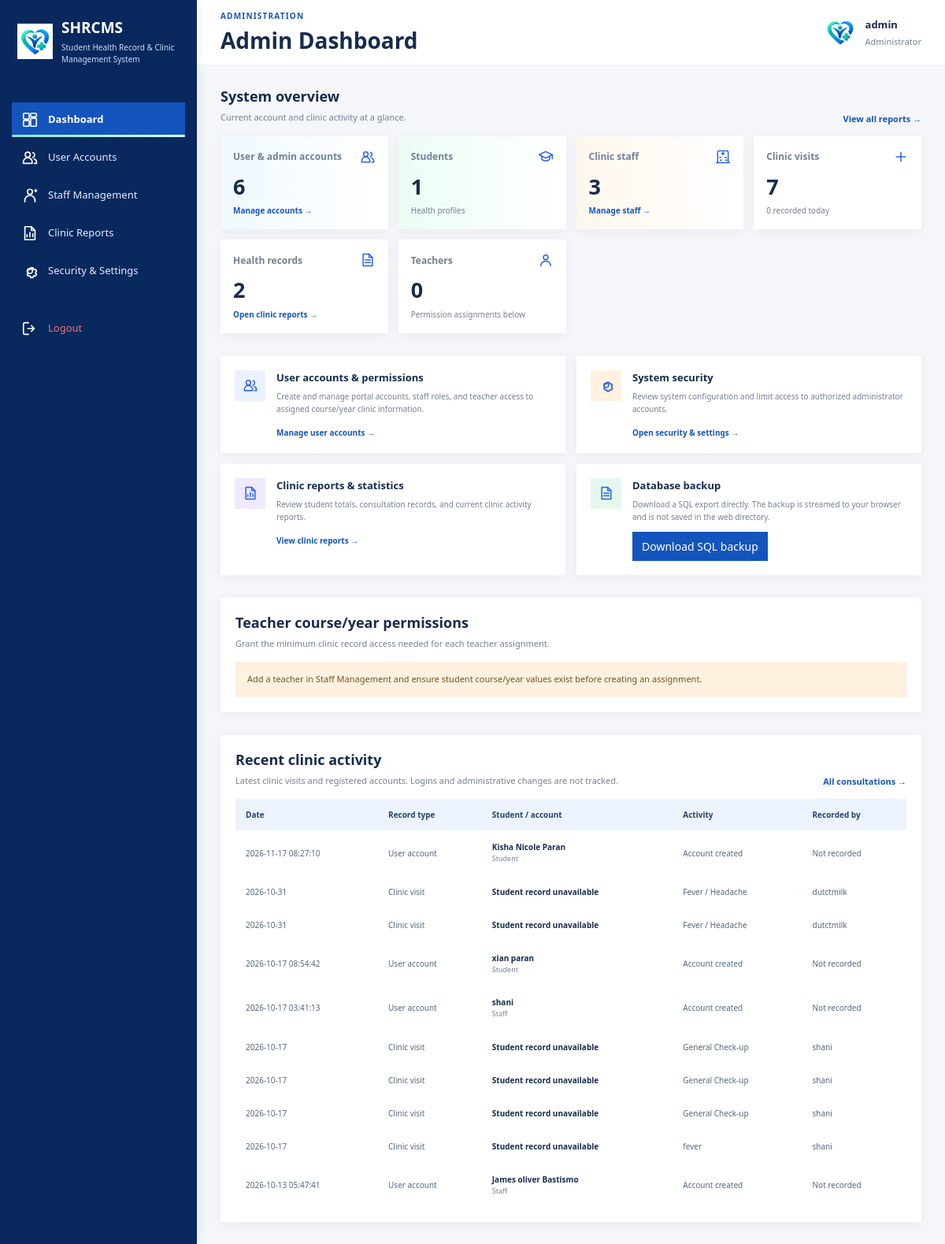
Page /php/Admin_Dashboard/admin_dashboard.php (signed in) on the earlier database version.
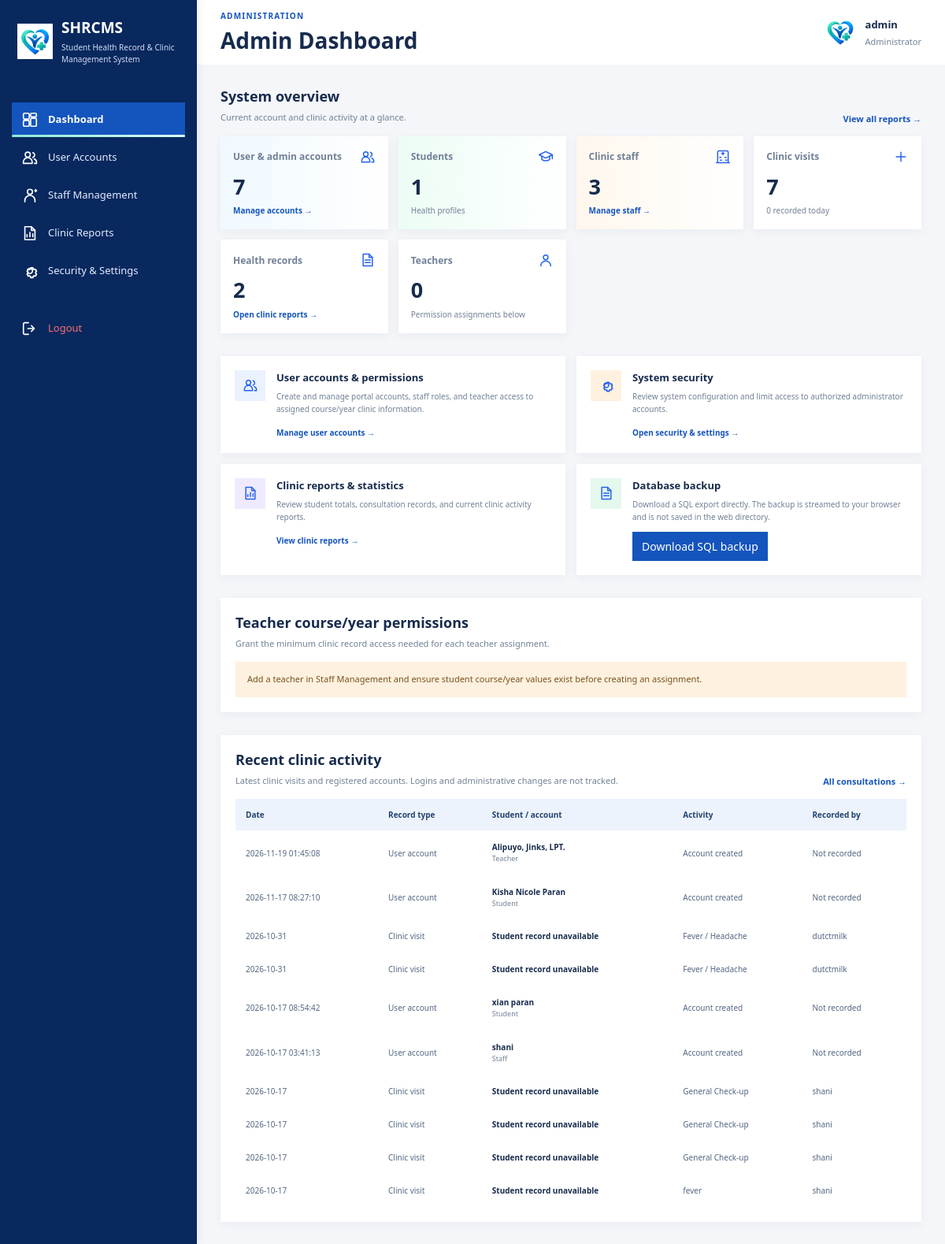
Same page on the later database version.
### tables this page shows
CREATE TABLE `users` (
  `id` int NOT NULL,
  `name` varchar(100) NOT NULL,
  `email` varchar(100) DEFAULT NULL,
  `role` varchar(50) DEFAULT 'User',
  `password` varchar(255) NOT NULL,
  `status` varchar(20) DEFAULT 'Active',
  `created_at` timestamp NOT NULL DEFAULT CURRENT_TIMESTAMP,
  `student_id_no` varchar(50) DEFAULT NULL
);

### php/Admin_Dashboard/admin_dashboard.php (the view, shortened to what this page needs)
<?php
require_once __DIR__ . '/../db.php';
$conn->set_charset('utf8mb4');
function e($value): string
{
    return htmlspecialchars((string)($value ?? ''), ENT_QUOTES, 'UTF-8');
}
$username = $_SESSION['admin_username'] ?? 'Administrator';
$teacherPermissionTablesReady = false;
$stats = [
    'accounts' => 0,
    'students' => 0,
    'staff' => 0,
    'teachers' => 0,
    'consultations' => 0,
    'today_consultations' => 0,
    'health_records' => 0,
];
$recentActivity = [];
$teachers = [];
$courseYears = [];
try {
    $countQueries = [
        'accounts' => 'SELECT
            (SELECT COUNT(*) FROM users) +
            (SELECT COUNT(*) FROM admin) AS total',
        'students' => 'SELECT COUNT(*) AS total FROM students',
        'staff' => "SELECT COUNT(*) AS total FROM staff
                    WHERE LOWER(TRIM(role)) <> 'teacher'",
        'teachers' => "SELECT COUNT(*) AS total FROM staff
                       WHERE LOWER(TRIM(role)) = 'teacher'",
        'consultations' => 'SELECT COUNT(*) AS total FROM consultations',
        'today_consultations' => 'SELECT COUNT(*) AS total FROM consultations
                                  WHERE consultation_date = CURDATE()',
        'health_records' => 'SELECT COUNT(*) AS total FROM health_documentation',
    ];
    foreach ($countQueries as $key => $query) {
        $result = $conn->query($query);
        $stats[$key] = (int)($result->fetch_assoc()['total'] ?? 0);
    }
    $activityResult = $conn->query(
        'SELECT c.consultation_date AS activity_date,
                c.reason AS activity,
                c.staff_name AS actor,
                s.fullname AS student_name,
                s.student_id_no
         FROM consultations c
         LEFT JOIN students s
           ON s.student_id_no COLLATE utf8mb4_unicode_ci =
              c.student_id COLLATE utf8mb4_unicode_ci
           OR CAST(s.id AS CHAR) COLLATE utf8mb4_unicode_ci =
              c.student_id COLLATE utf8mb4_unicode_ci
         ORDER BY c.consultation_date DESC, c.id DESC
         LIMIT 8'
    );
    while ($row = $activityResult->fetch_assoc()) {
        $row['activity_type'] = 'Clinic visit';
        $recentActivity[] = $row;
    }
    $accountActivityResult = $conn->query(
        'SELECT created_at AS activity_date, name, role
         FROM users
         ORDER BY created_at DESC, id DESC
         LIMIT 8'
    );
    while ($row = $accountActivityResult->fetch_assoc()) {
        $recentActivity[] = [
            'activity_date' => $row['activity_date'],
            'activity' => 'Account created',
            'actor' => 'Not recorded',
            'student_name' => $row['name'],
            'student_id_no' => $row['role'],
            'activity_type' => 'User account',
        ];
    }
    usort($recentActivity, static function (array $first, array $second): int {
        return strtotime((string)$second['activity_date'])
            <=> strtotime((string)$first['activity_date']);
    });
    $recentActivity = array_slice($recentActivity, 0, 10);
    $tablesResult = $conn->query('SHOW TABLES');
    while ($tableRow = $tablesResult->fetch_row()) {
        if ($tableRow[0] === 'teacher_course_assignments') {
            $teacherPermissionTablesReady = true;
            break;
        }
    }
} catch (mysqli_sql_exception $exception) {
    error_log('Admin dashboard query failed: ' . $exception->getMessage());
    $dashboardError = 'Some dashboard information could not be loaded. Check the database setup and try again.';
}
?>
<!DOCTYPE html>
<html lang="en">
<head>
    <link rel="stylesheet" href="../../css/style.css?v=20261114-icons">
    <link rel="stylesheet" href="../../css/admin-dashboard.css?v=20261117-admin-operations">
</head>
<body class="admin-dashboard-body">
    <aside class="admin-sidebar">
        <div class="admin-sidebar-brand">
            <img src="../../image/logo2.png" alt="SHRCMS Logo">
            <div>
                <h3>SHRCMS</h3>
                <p>Student Health Record &amp; Clinic Management System</p>
            </div>
        </div>
        <nav aria-label="Administrator navigation">
            <a href="admin_dashboard.php" class="active" aria-current="page"><img class="ui-icon" src="../../image/icon-dashboard.svg" alt="" aria-hidden="true"> Dashboard</a>
            <a href="user_management.php"><img class="ui-icon" src="../../image/icon-users.svg" alt="" aria-hidden="true"> User Accounts</a>
            <a href="staff_management.php"><img class="ui-icon" src="../../image/icon-staff.svg" alt="" aria-hidden="true"> Staff Management</a>
            <a href="system_reports.php"><img class="ui-icon" src="../../image/icon-reports.svg" alt="" aria-hidden="true"> Clinic Reports</a>
            <a href="system_settings.php"><img class="ui-icon" src="../../image/icon-settings.svg" alt="" aria-hidden="true"> Security &amp; Settings</a>
            <a href="../logout.php" class="logout-link"><img class="ui-icon" src="../../image/icon-logout.svg" alt="" aria-hidden="true"> Logout</a>
        </nav>
    </aside>
    <main class="admin-main-content">
        <header class="admin-header-bar">
            <div>
                <span class="admin-page-eyebrow">ADMINISTRATION</span>
                <h1>Admin Dashboard</h1>
            </div>
            <div class="admin-profile-info">
                <img src="../../image/logo2.png" alt="">
                <div class="admin-profile-text">
                    <h4><?= e($username) ?></h4>
                    <p>Administrator</p>
                </div>
            </div>
        </header>
        <div class="admin-dashboard-container">
            <section aria-labelledby="overview-heading">
                <div class="admin-dashboard-section-heading">
                    <div>
                        <h2 id="overview-heading">System overview</h2>
                        <p>Current account and clinic activity at a glance.</p>
                    </div>
                    <a class="admin-text-link" href="system_reports.php">View all reports <span aria-hidden="true">→</span></a>
                </div>
                <div class="admin-stats-grid admin-stats-grid-wide">
                    <article class="admin-stat-card users">
                        <div class="admin-stat-header">
                            <span>User &amp; admin accounts</span>
                            <img class="ui-icon" src="../../image/icon-users.svg" alt="" aria-hidden="true">
                        </div>
                        <strong class="admin-stat-number"><?= number_format($stats['accounts']) ?></strong>
                        <a href="user_management.php">Manage accounts →</a>
                    </article>
                    <article class="admin-stat-card students">
                        <div class="admin-stat-header">
                            <span>Students</span>
                            <img class="ui-icon" src="../../image/icon-student.svg" alt="" aria-hidden="true">
                        </div>
                        <strong class="admin-stat-number"><?= number_format($stats['students']) ?></strong>
                        <span class="admin-stat-caption">Health profiles</span>
                    </article>
                    <article class="admin-stat-card staff">
                        <div class="admin-stat-header">
                            <span>Clinic staff</span>
                            <img class="ui-icon" src="../../image/icon-clinic.svg" alt="" aria-hidden="true">
                        </div>
                        <strong class="admin-stat-number"><?= number_format($stats['staff']) ?></strong>
                        <a href="staff_management.php">Manage staff →</a>
                    </article>
                    <article class="admin-stat-card consultations">
                        <div class="admin-stat-header">
                            <span>Clinic visits</span>
                            <img class="ui-icon" src="../../image/icon-medical.svg" alt="" aria-hidden="true">
                        </div>
                        <strong class="admin-stat-number"><?= number_format($stats['consultations']) ?></strong>
                        <span class="admin-stat-caption"><?= number_format($stats['today_consultations']) ?> recorded today</span>
                    </article>
                    <article class="admin-stat-card health-records">
                        <div class="admin-stat-header">
                            <span>Health records</span>
                            <img class="ui-icon" src="../../image/icon-document.svg" alt="" aria-hidden="true">
                        </div>
                        <strong class="admin-stat-number"><?= number_format($stats['health_records']) ?></strong>
                        <a href="system_reports.php">Open clinic reports →</a>
                    </article>
                    <article class="admin-stat-card teachers">
                        <div class="admin-stat-header">
                            <span>Teachers</span>
                            <img class="ui-icon" src="../../image/icon-profile.svg" alt="" aria-hidden="true">
                        </div>
                        <strong class="admin-stat-number"><?= number_format($stats['teachers']) ?></strong>
                        <span class="admin-stat-caption">Permission assignments below</span>
                    </article>
                </div>
            </section>
            <section class="admin-operations-grid" aria-label="Administration tools">
                <article class="admin-operation-card">
                    <span class="admin-operation-icon"><img src="../../image/icon-users.svg" alt="" aria-hidden="true"></span>
                    <div>
                        <h3>User accounts &amp; permissions</h3>
                        <p>Create and manage portal accounts, staff roles, and teacher access to assigned course/year clinic information.</p>
                        <a href="user_management.php">Manage user accounts →</a>
                    </div>
                </article>
                <article class="admin-operation-card">
                    <span class="admin-operation-icon security"><img src="../../image/icon-settings.svg" alt="" aria-hidden="true"></span>
                    <div>
                        <h3>System security</h3>
                        <p>Review system configuration and limit access to authorized administrator accounts.</p>
                        <a href="system_settings.php">Open security &amp; settings →</a>
                    </div>
                </article>
                <article class="admin-operation-card">
                    <span class="admin-operation-icon reports"><img src="../../image/icon-reports.svg" alt="" aria-hidden="true"></span>
                    <div>
                        <h3>Clinic reports &amp; statistics</h3>
                        <p>Review student totals, consultation records, and current clinic activity reports.</p>
                        <a href="system_reports.php">View clinic reports →</a>
                    </div>
                </article>
                <article class="admin-operation-card">
                    <span class="admin-operation-icon backup"><img src="../../image/icon-document.svg" alt="" aria-hidden="true"></span>
                    <div>
                        <h3>Database backup</h3>
                        <p>Download a SQL export directly. The backup is streamed to your browser and is not saved in the web directory.</p>
                        <form method="post" action="download_backup.php"
                              onsubmit="return confirm('Download a database backup containing student and clinic information? Store it securely.');">
                            <button type="submit" class="admin-download-button">Download SQL backup</button>
                        </form>
                    </div>
                </article>
            </section>
            <section class="admin-permissions-panel" aria-labelledby="teacher-permissions-heading">
                <div class="admin-dashboard-section-heading">
                    <div>
                        <h2 id="teacher-permissions-heading">Teacher course/year permissions</h2>
                        <p>Grant the minimum clinic record access needed for each teacher assignment.</p>
                    </div>
                </div>
                <?php if (!$teacherPermissionTablesReady): ?>
                    <div class="admin-setup-notice" role="status">
                        Teacher permission storage is not installed yet. Import the teacher dashboard tables from the project SQL file before assigning access.
                    </div>
                <?php elseif (!$teachers || !$courseYears): ?>
                    <div class="admin-setup-notice" role="status">
                        Add a teacher in Staff Management and ensure student course/year values exist before creating an assignment.
                    </div>
                <?php endif; ?>
            </section>
            <section class="admin-activity-panel" aria-labelledby="activity-heading">
                <div class="admin-dashboard-section-heading">
                    <div>
                        <h2 id="activity-heading">Recent clinic activity</h2>
                        <p>Latest clinic visits and registered accounts. Logins and administrative changes are not tracked.</p>
                    </div>
                    <a class="admin-text-link" href="system_reports.php?report=consultations">All consultations <span aria-hidden="true">→</span></a>
                </div>
                <div class="admin-table-wrap">
                    <table class="admin-activity-table">
                        <thead>
                            <tr>
                                <th scope="col">Date</th>
                                <th scope="col">Record type</th>
                                <th scope="col">Student / account</th>
                                <th scope="col">Activity</th>
                                <th scope="col">Recorded by</th>
                            </tr>
                        </thead>
                        <tbody>
                            <?php if (!$recentActivity): ?>
                                <tr><td colspan="5" class="admin-empty-row">No recent clinic or account activity is available.</td></tr>
                            <?php else: ?>
                                <?php foreach ($recentActivity as $activity): ?>
                                    <tr>
                                        <td><?= e($activity['activity_date']) ?></td>
                                        <td><?= e($activity['activity_type']) ?></td>
                                        <td>
                                            <strong><?= e($activity['student_name'] ?: 'Student record unavailable') ?></strong>
                                            <?php if (!empty($activity['student_id_no'])): ?>
                                                <small><?= e($activity['student_id_no']) ?></small>
                                            <?php endif; ?>
                                        </td>
                                        <td><?= e($activity['activity'] ?: 'Clinic consultation') ?></td>
                                        <td><?= e($activity['actor'] ?: 'Not recorded') ?></td>
                                    </tr>
                                <?php endforeach; ?>
                            <?php endif; ?>
                        </tbody>
                    </table>
                </div>
            </section>
        </div>
    </main>
</body>
</html>

Differences in the rows shown:
no longer on this page (row unchanged): users: created_at "2026-10-13 05:47:41", activity_type "User account", name "James oliver Bastismo", role "Staff", activity "Account created", actor "Not recorded"
added users: created_at "2026-11-19 01:45:08", activity_type "User account", name "Alipuyo, Jinks, LPT.", role "Teacher", activity "Account created", actor "Not recorded"
Other differences:
$stats['accounts']: "6" → "7"
